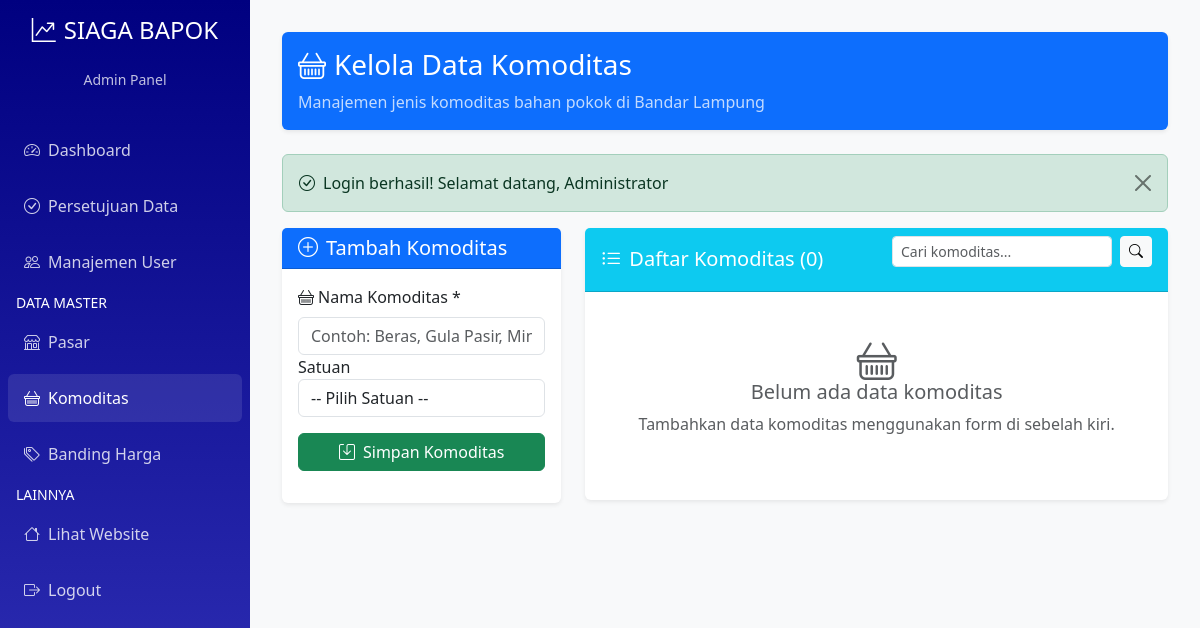
/admin/commodities.php (signed in), run on an earlier commit of the app's database.
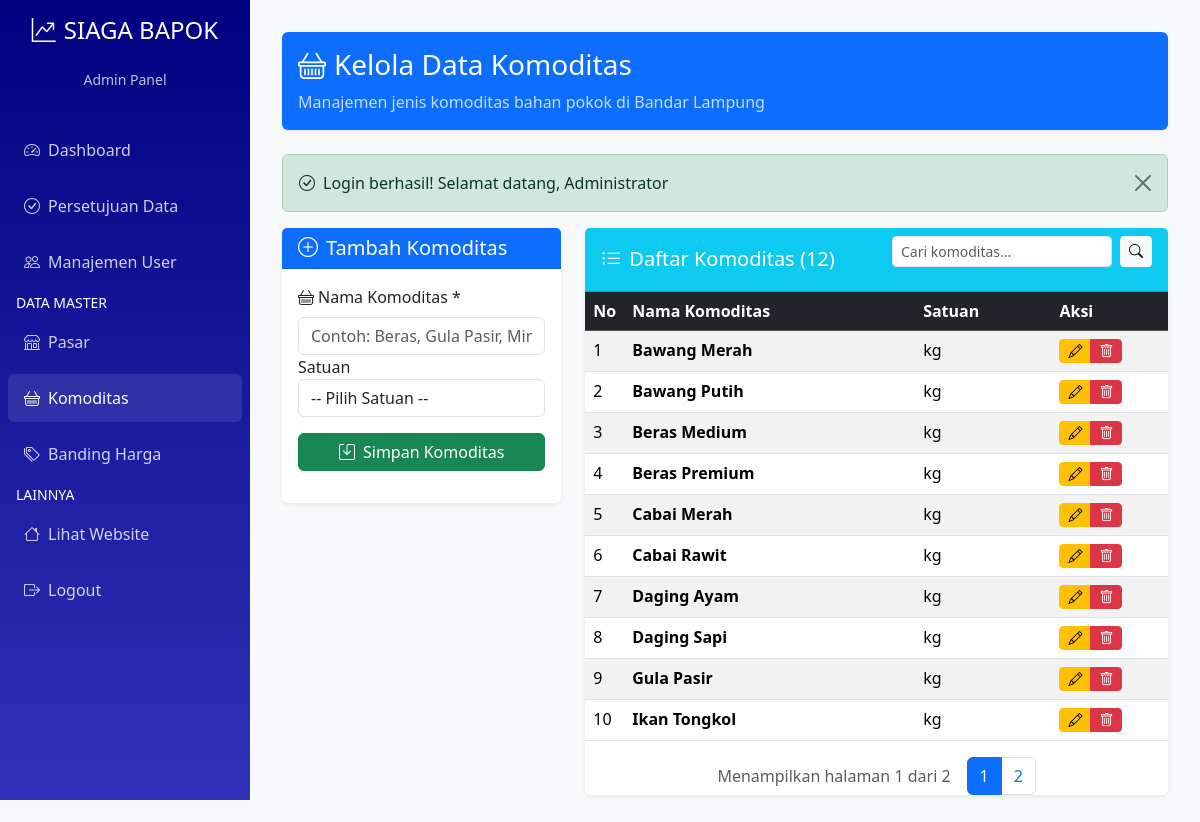
And on a later commit of the database.
### tables this page shows
CREATE TABLE commodities (
    id INT PRIMARY KEY AUTO_INCREMENT,
    name VARCHAR(100) NOT NULL UNIQUE,
    unit VARCHAR(20) NOT NULL DEFAULT 'kg',
    kategori VARCHAR(50) NULL,
    created_at TIMESTAMP DEFAULT CURRENT_TIMESTAMP
);

### config/database.php (called while the page is built, shortened)
<?php
class Database {
    private $host = 'localhost';
    private $username = 'root';
    private $password = '';
    private $database = 'siagabapok_db';
    private $charset = 'utf8mb4';
    private $pdo;
    private function connect() {
        try {
            $dsn = "mysql:host={$this->host};dbname={$this->database};charset={$this->charset}";
            $options = [
                PDO::ATTR_ERRMODE => PDO::ERRMODE_EXCEPTION,
                PDO::ATTR_DEFAULT_FETCH_MODE => PDO::FETCH_ASSOC,
                PDO::ATTR_EMULATE_PREPARES => false,
            ];
            $this->pdo = new PDO($dsn, $this->username, $this->password, $options);
        } catch (PDOException $e) {
            die("Database connection failed: " . $e->getMessage());
        }
    }
    public function query($sql, $params = []) {
        try {
            $stmt = $this->pdo->prepare($sql);
            $stmt->execute($params);
            return $stmt;
        } catch (PDOException $e) {
            error_log("Database query error: " . $e->getMessage());
            throw $e;
        }
    }
    public function fetchAll($sql, $params = []) {
        $stmt = $this->query($sql, $params);
        return $stmt->fetchAll();
    }
    public function fetchOne($sql, $params = []) {
        $stmt = $this->query($sql, $params);
        return $stmt->fetch();
    }
    public function execute($sql, $params = []) {
        $stmt = $this->query($sql, $params);
        return $stmt->rowCount();
    }
}
?>

### public/admin/commodities.php (the view, shortened to what this page needs)
<?php
require_once __DIR__ . '/../../src/controllers/AuthController.php';
require_once __DIR__ . '/../../config/database.php';
if ($_SESSION['role'] === 'admin') {
    include __DIR__ . '/sidebar_admin.php';
} elseif ($_SESSION['role'] === 'uptd') {
    include __DIR__ . '/sidebar_uptd.php';
}
$db = new Database();
$db->query("CREATE TABLE IF NOT EXISTS commodities (
    id INT PRIMARY KEY AUTO_INCREMENT,
    name VARCHAR(100) NOT NULL UNIQUE,
    created_at TIMESTAMP DEFAULT CURRENT_TIMESTAMP,
    updated_at TIMESTAMP DEFAULT CURRENT_TIMESTAMP ON UPDATE CURRENT_TIMESTAMP
)");
$search = isset($_GET['search']) ? trim($_GET['search']) : '';
$page = isset($_GET['page']) ? max(1, (int)$_GET['page']) : 1;
$perPage = 10;
$where = $search ? "WHERE name LIKE ?" : '';
$params = $search ? ["%$search%"] : [];
$total = $db->fetchOne("SELECT COUNT(*) as cnt FROM commodities $where", $params)['cnt'];
$pages = ceil($total / $perPage);
$offset = ($page - 1) * $perPage;
$commodities = $db->fetchAll("SELECT * FROM commodities $where ORDER BY name ASC LIMIT $perPage OFFSET $offset", $params);
$editCommodity = null;
?>
<!DOCTYPE html>
<html lang="id">
<head>
    <link href="https://cdn.jsdelivr.net/npm/bootstrap@5.3.2/dist/css/bootstrap.min.css" rel="stylesheet">
    <link href="https://cdn.jsdelivr.net/npm/bootstrap-icons@1.11.1/font/bootstrap-icons.css" rel="stylesheet">
</head>
<body>
<div class="main-content">
    <div class="row mb-4">
        <div class="col-12">
            <div class="card bg-primary text-white">
                <div class="card-body">
                    <h1 class="h3 mb-0"><i class="bi bi-basket me-2"></i>Kelola Data Komoditas</h1>
                    <p class="mb-0 mt-2 opacity-75">Manajemen jenis komoditas bahan pokok di Bandar Lampung</p>
                </div>
            </div>
        </div>
    </div>
    <?php if (isset($_SESSION['success'])): ?>
        <div class="alert alert-success alert-dismissible fade show" role="alert">
            <i class="bi bi-check-circle me-2"></i><?= $_SESSION['success']; unset($_SESSION['success']); ?>
            <button type="button" class="btn-close" data-bs-dismiss="alert"></button>
        </div>
    <?php endif; ?>
    <div class="row">
        <div class="col-lg-4 mb-4">
            <div class="card">
                <div class="card-header bg-primary text-white">
                    <h5 class="card-title mb-0"><i class="bi bi-plus-circle me-2"></i><?= $editCommodity ? 'Edit Komoditas' : 'Tambah Komoditas'; ?></h5>
                </div>
                <div class="card-body">
                    <form method="POST">
                        <div class="mb-3">
                            <label for="name" class="form-label"><i class="bi bi-basket me-1"></i>Nama Komoditas *</label>
                            <input type="text" class="form-control" id="name" name="name" value="<?= $editCommodity ? htmlspecialchars($editCommodity['name']) : ''; ?>" placeholder="Contoh: Beras, Gula Pasir, Minyak Goreng" required>
                            <div class="form-group">
                                <label for="unit">Satuan</label>
                                <select class="form-control" id="unit" name="unit" required>
                                    <option value="">-- Pilih Satuan --</option>
                                </select>
                            </div>
                        </div>
                        <div class="d-grid gap-2">
                            <button type="submit" class="btn btn-success"><i class="bi bi-save me-2"></i><?= $editCommodity ? 'Update Komoditas' : 'Simpan Komoditas'; ?></button>
                        </div>
                    </form>
                </div>
            </div>
        </div>
        <div class="col-lg-8 mb-4">
            <div class="card">
                <div class="card-header bg-info text-white d-flex justify-content-between align-items-center">
                    <h5 class="card-title mb-0"><i class="bi bi-list-ul me-2"></i>Daftar Komoditas (<?= $total ?>)</h5>
                    <form class="d-flex" method="get" action="commodities.php">
                        <input class="form-control form-control-sm me-2" type="search" name="search" value="<?= htmlspecialchars($search) ?>" placeholder="Cari komoditas...">
                        <button class="btn btn-light btn-sm" type="submit"><i class="bi bi-search"></i></button>
                    </form>
                </div>
                <div class="card-body p-0">
    <?php if (!empty($commodities)): ?>
        <div class="table-responsive">
            <table class="table table-striped table-hover mb-0">
                <thead class="table-dark">
                    <tr>
                        <th width="5%">No</th>
                        <th>Nama Komoditas</th>
                        <th>Satuan</th>
                        <th width="20%">Aksi</th>
                    </tr>
                </thead>
                <tbody>
                    <?php foreach ($commodities as $i => $c): ?>
                        <tr>
                            <td><?= ($offset + $i + 1) ?></td>
                            <td><strong><?= htmlspecialchars($c['name']) ?></strong></td>
                            <td>
                                <?= $c['unit'] === 'KG' ? 'Kilogram' : ($c['unit'] === 'L' ? 'Liter' : $c['unit']) ?>
                            </td>
                            <td>
                                <div class="btn-group btn-group-sm">
                                    <a href="?edit=<?= $c['id'] ?>" class="btn btn-warning" title="Edit">
                                        <i class="bi bi-pencil"></i>
                                    </a>
                                    <button type="button" class="btn btn-danger"
                                            onclick="deleteCommodity(<?= $c['id'] ?>, '<?= addslashes($c['name']) ?>')"
                                            title="Hapus">
                                        <i class="bi bi-trash"></i>
                                    </button>
                                </div>
                            </td>
                        </tr>
                    <?php endforeach; ?>
                </tbody>
            </table>
        </div>
            <div class="d-flex flex-column flex-lg-row justify-content-center align-items-center gap-3 mt-3">
                <div class="text-muted">
                    Menampilkan halaman <?= $page ?> dari <?= $pages ?>
                </div>
                <nav>
                    <ul class="pagination mb-0">
                        <?php for ($p = 1; $p <= $pages; $p++): ?>
                            <li class="page-item <?= $p == $page ? 'active' : '' ?>">
                                <a class="page-link" href="?search=<?= urlencode($search) ?>&page=<?= $p ?>">
                                    <?= $p ?>
                                </a>
                            </li>
                        <?php endfor; ?>
                    </ul>
                </nav>
            </div>
    <?php else: ?>
        <div class="text-center py-5">
            <i class="bi bi-basket fs-1 text-muted mb-3"></i>
            <h5 class="text-muted">Belum ada data komoditas</h5>
            <p class="text-muted">Tambahkan data komoditas menggunakan form di sebelah kiri.</p>
        </div>
    <?php endif; ?>
</div>
            </div>
        </div>
    </div>
</div>
</body>
</html>

### public/admin/sidebar_admin.php (shortened to what this page needs)
<nav class="sidebar">
    <div class="p-3">
        <h4 class="text-center mb-4"><i class="bi bi-graph-up-arrow me-2"></i>SIAGA BAPOK</h4>
        <small class="text-center d-block mb-3 opacity-75">Admin Panel</small>
    </div>
    <ul class="nav flex-column">
        <li class="nav-item"><a class="nav-link <?= basename($_SERVER['PHP_SELF']) == 'dashboard.php' ? 'active' : '' ?>" href="dashboard.php"><i class="bi bi-speedometer2 me-2"></i>Dashboard</a></li>
        <li class="nav-item"><a class="nav-link <?= basename($_SERVER['PHP_SELF']) == 'approve.php' ? 'active' : '' ?>" href="approve.php"><i class="bi bi-check-circle me-2"></i>Persetujuan Data</a></li>
        <li class="nav-item"><a class="nav-link <?= basename($_SERVER['PHP_SELF']) == 'manageUser.php' ? 'active' : '' ?>" href="manageUser.php"><i class="bi bi-people me-2"></i>Manajemen User</a></li>
        <li class="nav-item"><small class="text-uppercase text-white px-3 mt-3 mb-2">Data Master</small></li>
        <li class="nav-item"><a class="nav-link <?= basename($_SERVER['PHP_SELF']) == 'markets.php' ? 'active' : '' ?>" href="markets.php"><i class="bi bi-shop me-2"></i>Pasar</a></li>
        <li class="nav-item"><a class="nav-link <?= basename($_SERVER['PHP_SELF']) == 'commodities.php' ? 'active' : '' ?>" href="commodities.php"><i class="bi bi-basket me-2"></i>Komoditas</a></li>
        <li class="nav-item"><a class="nav-link <?= basename($_SERVER['PHP_SELF']) == 'bandingHargaAdmin.php' ? 'active' : '' ?>" href="bandingHargaAdmin.php"><i class="bi bi-tags me-2"></i>Banding Harga</a></li>
        <li class="nav-item"><small class="text-uppercase text-white px-3 mt-3 mb-2">Lainnya</small></li>
        <li class="nav-item"><a class="nav-link" href="../index.php"><i class="bi bi-house me-2"></i>Lihat Website</a></li>
        <li class="nav-item"><a class="nav-link" href="../logout.php"><i class="bi bi-box-arrow-right me-2"></i>Logout</a></li>
    </ul>
</nav>

### public/admin/commodities.php (style rules this page uses)
:root { --primary-green: #000080; --light-green: #d4edda; --dark-green: #3232b9ff; --sidebar-width: 250px; }
body { background-color: #f8f9fa; }
.sidebar { position: fixed; top: 0; left: 0; height: 100vh; width: var(--sidebar-width); background: linear-gradient(180deg, var(--primary-green) 0%, var(--dark-green) 100%); color: white; z-index: 1000; overflow-y: auto; }
.sidebar .nav-link { color: rgba(255,255,255,0.8); padding: 0.75rem 1rem; border-radius: 0.375rem; margin: 0.25rem 0.5rem; transition: all 0.3s; }
.sidebar .nav-link:hover, .sidebar .nav-link.active { background-color: rgba(255,255,255,0.1); color: white; }
.main-content { margin-left: var(--sidebar-width); padding: 2rem; }
.card { border: none; box-shadow: 0 0.125rem 0.25rem rgba(0,0,0,0.075); }

What changed in the data, as far as the page shows it:
added commodities: i "1", name "Bawang Merah", unit "kg"
added commodities: i "2", name "Bawang Putih", unit "kg"
added commodities: i "3", name "Beras Medium", unit "kg"
added commodities: i "4", name "Beras Premium", unit "kg"
added commodities: i "5", name "Cabai Merah", unit "kg"
added commodities: i "6", name "Cabai Rawit", unit "kg"
added commodities: i "7", name "Daging Ayam", unit "kg"
added commodities: i "8", name "Daging Sapi", unit "kg"
added commodities: i "9", name "Gula Pasir", unit "kg"
added commodities: i "10", name "Ikan Tongkol", unit "kg"
Also different on the page:
$total: "0" → "12"
$page: (not shown) → "1"
$pages: (not shown) → "2"
text no longer shown: "Belum ada data komoditas Tambahkan data komoditas menggunakan form di sebelah kiri."
text now shown: "No Nama Komoditas Satuan Aksi Menampilkan halaman dari"
new list line: "1"
new list line: "2"
